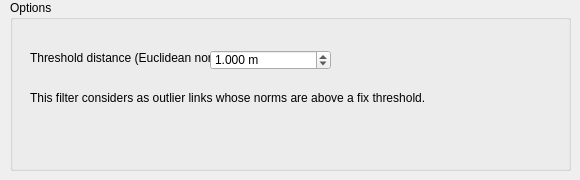
       <widget class="QWidget" name="MaxDistOutlier">
        <widget class="QGroupBox" name="groupBox_13">
         <property name="geometry">
          <rect>
           <x>10</x>
           <y>0</y>
           <width>561</width>
           <height>171</height>
          </rect>
         </property>
         <property name="title">
          <string>Options</string>
         </property>
         <widget class="QLabel" name="maxDistOutlierTitle">
          <property name="geometry">
           <rect>
            <x>20</x>
            <y>50</y>
            <width>246</width>
            <height>16</height>
           </rect>
          </property>
          <property name="text">
           <string>Threshold distance (Euclidean norm)</string>
          </property>
         </widget>
         <widget class="QDoubleSpinBox" name="maxDistOutlier">
          <property name="geometry">
           <rect>
            <x>200</x>
            <y>50</y>
            <width>121</width>
            <height>20</height>
           </rect>
          </property>
          <property name="suffix">
           <string> m</string>
          </property>
          <property name="decimals">
           <number>3</number>
          </property>
          <property name="minimum">
           <double>0.001000000000000</double>
          </property>
          <property name="maximum">
           <double>10000000.000000000000000</double>
          </property>
          <property name="singleStep">
           <double>0.010000000000000</double>
          </property>
          <property name="value">
           <double>1.000000000000000</double>
          </property>
         </widget>
         <widget class="QLabel" name="label_3">
          <property name="geometry">
           <rect>
            <x>20</x>
            <y>90</y>
            <width>421</width>
            <height>16</height>
           </rect>
          </property>
          <property name="text">
           <string>This filter considers as outlier links whose norms are above a fix threshold.</string>
          </property>
         </widget>
        </widget>
       </widget>
